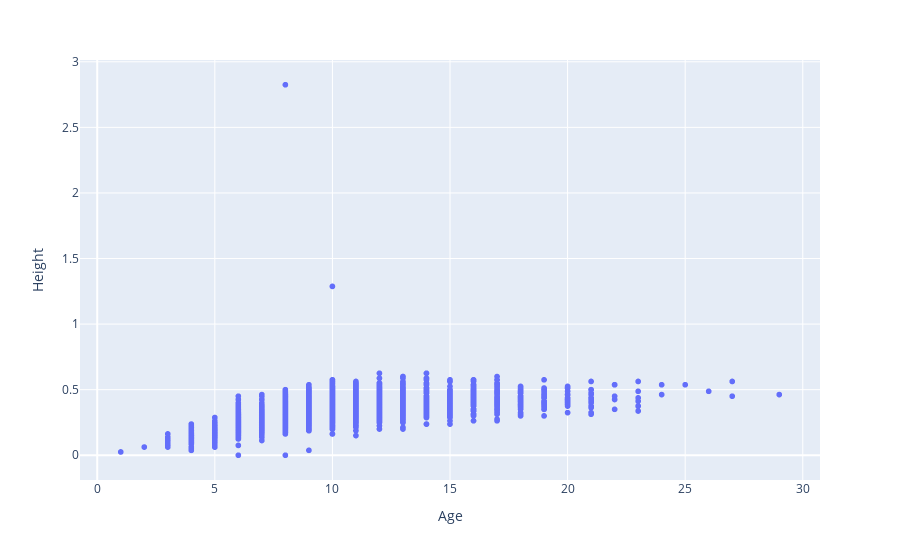

The notebook cell saved with this chart:
### Markdown cell above
Female Crabs have a mean age of 10 and max age of 29
Male Crabs have also have a mean age of 10

### Code cell
px.scatter(crab_df,x=crab_df['Age'],y=crab_df['Height'])

### Figure 1 — Plotly figure (JSON) as saved in the notebook; plotly's stock layout.template omitted (floating-point values rounded to 4 significant figures; data arrays with more than 128 entries replaced by an {"elided": "..."} marker saying what was removed)
{"data": [{"hovertemplate": "Age=%{x}<br>Height=%{y}<extra></extra>", "legendgroup": "", "marker": {"color": "#636efa", "symbol": "circle"}, "mode": "markers", "name": "", "showlegend": false, "type": "scattergl", "x": {"elided": "3893 int values"}, "xaxis": "x", "y": {"elided": "3893 float values"}, "yaxis": "y"}], "layout": {"legend": {"tracegroupgap": 0}, "margin": {"t": 60}, "xaxis": {"anchor": "y", "domain": [0, 1], "title": {"text": "Age"}}, "yaxis": {"anchor": "x", "domain": [0, 1], "title": {"text": "Height"}}}}
